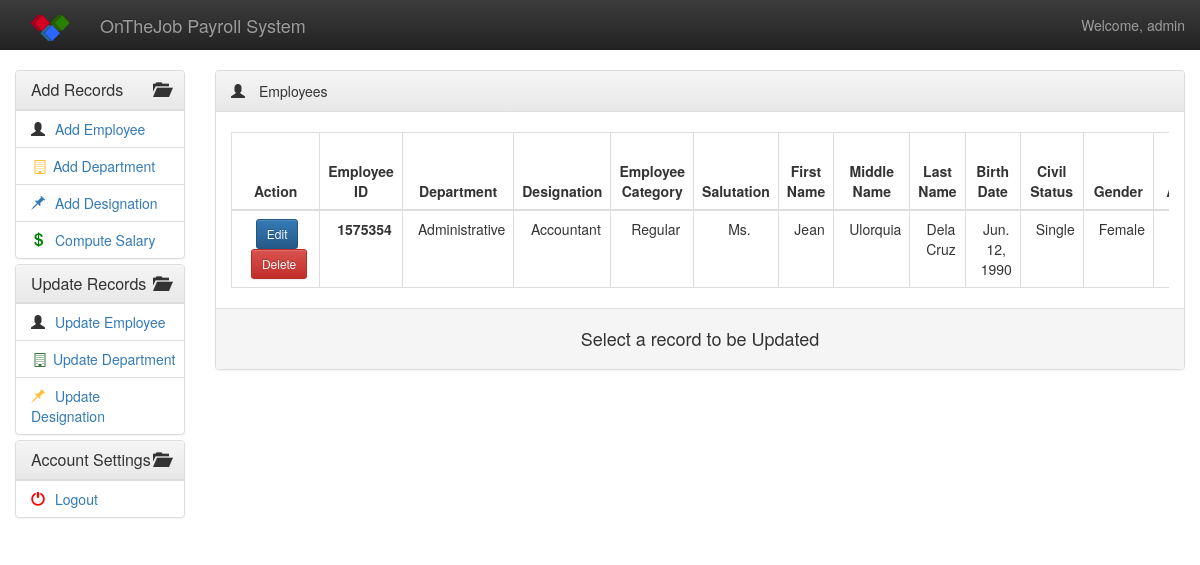
The app's page /employee.php (signed in) with its own data.
### tables this page shows
CREATE TABLE `employee` (
  `empid` varchar(255) NOT NULL,
  `department` varchar(255) DEFAULT NULL,
  `designation` varchar(255) DEFAULT NULL,
  `empcat` varchar(255) DEFAULT NULL,
  `salutation` varchar(255) DEFAULT NULL,
  `firstname` varchar(255) DEFAULT NULL,
  `middlename` varchar(255) DEFAULT NULL,
  `lastname` varchar(255) DEFAULT NULL,
  `birthdate` varchar(255) DEFAULT NULL,
  `civilstatus` varchar(255) DEFAULT NULL,
  `gender` varchar(255) DEFAULT NULL,
  `address1` varchar(255) DEFAULT NULL,
  `address2` varchar(255) DEFAULT NULL,
  `phone1` varchar(255) DEFAULT NULL,
  `phone2` varchar(255) DEFAULT NULL,
  `mobile1` varchar(255) DEFAULT NULL,
  `mobile2` varchar(255) DEFAULT NULL,
  `email1` varchar(255) DEFAULT NULL,
  `email2` varchar(255) DEFAULT NULL,
  `sss` varchar(255) DEFAULT NULL,
  `tin` varchar(255) DEFAULT NULL,
  `taxcode` varchar(45) DEFAULT NULL,
  `philn` varchar(255) DEFAULT NULL,
  `hdmf` varchar(255) DEFAULT NULL,
  `bankno` varchar(45) DEFAULT NULL,
  `hiredate` varchar(255) DEFAULT NULL,
  PRIMARY KEY (`empid`),
  KEY `FK_employee_department_deptname` (`department`),
  KEY `FK_employee_designation_jobtitle` (`designation`),
  KEY `FK_employee_category_catname` (`empcat`),
  CONSTRAINT `FK_employee_category_catname` FOREIGN KEY (`empcat`) REFERENCES `category` (`catname`),
  CONSTRAINT `FK_employee_department_deptname` FOREIGN KEY (`department`) REFERENCES `department` (`deptname`) ON DELETE CASCADE ON UPDATE CASCADE,
  CONSTRAINT `FK_employee_designation_jobtitle` FOREIGN KEY (`designation`) REFERENCES `designation` (`jobtitle`) ON DELETE CASCADE ON UPDATE CASCADE
);

### employee.php (the view, shortened to what this page needs)
<?php
if ($_SESSION['username']) {
?>
<!DOCTYPE html>
<html>
	<head>
			<link rel="stylesheet" href="res/css/bootstrap.min.css">
			<link rel="stylesheet" href="res/css/bootstrap-theme.min.css">
			<link rel="stylesheet" href="res/css/panel-pos.css">
			<link rel="stylesheet" href="res/css/font-awesome.min.css">
			<link rel="stylesheet" href="res/css/custom.css">
	</head>
	<body>
		<nav class="nav navbar-inverse navbar-fixed-top">
			<div class="container-fluid">
				<div class="navbar-header">
					<a class="navbar-brand" href="#" title="Home">
						<img style="max-width: 40px;" src="res/Logo.png">
					</a>
					<a class="navbar-brand" href="home.php">OnTheJob Payroll System</a>
				</div>
				<div class="container-fluid">
					<p class="navbar-text navbar-right">Welcome, <?php echo $_SESSION['username']; ?></p>
				</div>
				<?php
					} else {
						die('Access Denied.<br>Please Log in <a href="/system">here</a>.');
					}
				?>
			</div>
		</nav>
		<div class="container-fluid">
			<div class="row">
				<div class="col-md-2">
					<div class="panel-group" id="accordion">
						<div class="panel panel-default">
							<div class="panel-heading">
								<h4 class="panel-title">
									<a class="accordion-toggle" data-toggle="collapse" data-parent="#accordion1" href="#dshCollapse">
										Add Records
									</a>
								</h4>
							</div>
							<div id="dshCollapse" class="panel-collapse collapse in">
								<div class="panel-body">
									<table class="table">
										<tr>
											<td>
												<span class="glyphicon glyphicon-user"></span><a href="addEmp.php">Add Employee</a>
											</td>
										</tr>
										<tr>
											<td>
												<span class="fa fa-building-o fa-fw"  style="color:#F9BF3D"></span><a href="addDept.php"> Add Department</a>
											</td>
										</tr>
										<tr>
											<td>
												<span class="glyphicon glyphicon-pushpin text-primary" ></span><a href="addDesig.php">Add Designation</a>
											</td>
										</tr>
										<tr>
											<td>
												<span class="glyphicon glyphicon-usd" style="color:green"></span><a href="computeSalary.php">Compute Salary</a>
											</td>
										</tr>
									</table>
								</div>
							</div>
						</div>
						<div class="panel panel-default">
							<div class="panel-heading">
								<h4 class="panel-title">
									<a class="accordion-toggle" id="li-toggle" data-toggle="collapse" data-parent="#accordion2" href="#liCollapse">
										Update Records
									</a>
								</h4>
							</div>
							<div id="liCollapse" class="panel-collapse collapse in">
								<div class="panel-body">
									<table class="table">
										<tr>
											<td>
												<span class="glyphicon glyphicon-user"></span><a href="employee.php">Update Employee</a>
											</td>
										</tr>
										<tr>
											<td>
												<span class="fa fa-building-o fa-fw text-success"></span><a href="department.php"> Update Department</a>
											</td>
										</tr>
										<tr>
											<td>
												<span class="glyphicon glyphicon-pushpin text-warning" style="color:#F9BF3D"></span><a href="designation.php">Update Designation</a>
											</td>
										</tr>
									</table>
								</div>
							</div>
						</div>
						<div class="panel panel-default">
							<div class="panel-heading">
								<h4 class="panel-title">
									<a class="accordion-toggle" id="last-toggle" data-toggle="collapse" data-parent="#accordion3" href="#lastCollapse">
										Account Settings
									</a>
								</h4>
							</div>
							<div id="lastCollapse" class="panel-collapse collapse in">
								<div class="panel-body">
									<table class="table">
										<tr>
											<td>
												<span class="glyphicon glyphicon-off" style="color:red"></span><?php echo '<a href="logout.php ">Logout</a>'; ?>
											</td>
										</tr>
									</table>
								</div>
							</div>
						</div>
					</div>
				</div>
				<div class="col-md-10">
					<div class="panel panel-default">
						<div class="panel-heading">
							<span class="glyphicon glyphicon-user"></span> Employees
						</div>
						<div class="panel-body">
							<div class="container-fluid">
								<div class="table-responsive">
									<table class="table table-bordered table-hover">
										<thead>
											<th><center>Action</center></th>
											<th><center>Employee ID</center></th>
											<th><center>Department</center></th>
											<th><center>Designation</center></th>
											<th><center>Employee Category</center></th>
											<th><center>Salutation</center></th>
											<th><center>First Name</center></th>
											<th><center>Middle Name</center></th>
											<th><center>Last Name</center></th>
											<th><center>Birth Date</center></th>
											<th><center>Civil Status</center></th>
											<th><center>Gender</center></th>
											<th><center>Address 1</center></th>
										</thead>
										<tbody>
											<?php
											$qDesig = mysql_query("SELECT * FROM employee");
											while($result = mysql_fetch_array($qDesig)){
												echo '<tr>
														  <td><center>&nbsp<a class="btn btn-primary btn-sm" href="javascript:window.open(\'updEmp.php?id='.$result['empid'].'\', \'updEmp\',\'fullscreen=1, menubar=0, height=850, width=525\')" target="updEmp">Edit</a>&nbsp&nbsp<a href="javascript:window.open(\'delEmp.php?id='.$result['empid'].'\', \'delEmp\',\'fullscreen=1, menubar=0\')" target="delEmp" class="btn btn-danger btn-sm">Delete</a></center></td>
												          <td><center><b>'.$result['empid'].'</b></center></td>
												          <td><center>'.$result['department'].'</center></td>
												          <td><center>'.$result['designation'].'</center></td>
												          <td><center>'.$result['empcat'].'</center></td>
												          <td><center>'.$result['salutation'].'</center></td>
												          <td><center>'.$result['firstname'].'</center></td>
												          <td><center>'.$result['middlename'].'</center></td>
												          <td><center>'.$result['lastname'].'</center></td>
												          <td><center>'.$result['birthdate'].'</center></td>
												          <td><center>'.$result['civilstatus'].'</center></td>
												          <td><center>'.$result['gender'].'</center></td>
												          <td><center>'.$result['address1'].'</center></td>
												          <td><center>'.$result['address2'].'</center></td>
												          <td><center>'.$result['phone1'].'</center></td>
												          <td><center>'.$result['phone2'].'</center></td>
												          <td><center>'.$result['mobile1'].'</center></td>
												          <td><center>'.$result['mobile2'].'</center></td>
												          <td><center>'.$result['email1'].'</center></td>
												          <td><center>'.$result['email2'].'</center></td>
												          <td><center>'.$result['sss'].'</center></td>
												          <td><center>'.$result['tin'].'</center></td>
												          <td><center>'.$result['philn'].'</center></td>
												          <td><center>'.$result['hdmf'].'</center></td>
												          <td><center>'.$result['hiredate'].'</center></td>
												      </tr>';
											}
											?>
										</tbody><br>
									</table><br>
								</div>
							</div>
						</div>
						<div class="panel-footer clearfix">
							<h4><center>Select a record to be Updated</center></h4>
						</div>
					</div>
				</div>
			</div>
		</div>
	</body>
</html>

### res/css/panel-pos.css (style rules this page uses)
.glyphicon { margin-right: 10px; }
.panel-body { padding: 0px; }
.panel-body table tr td { padding-left: 15px; }
.panel-body .table { margin-bottom: 0px; }

### res/css/custom.css (style rules this page uses)
body { padding-top: 70px; }
.panel-heading .accordion-toggle:after { font-family: 'Glyphicons Halflings'; content: "\e118"; float: right; color: inherit; }

### records on screen
employee: empid "1575354", department "Administrative", designation "Accountant", empcat "Regular", salutation "Ms.", firstname "Jean", middlename "Ulorquia", lastname "Dela Cruz", birthdate "Jun. 12, 1990", civilstatus "Single", gender "Female"

### other values on screen
$_SESSION['username'] "admin"
